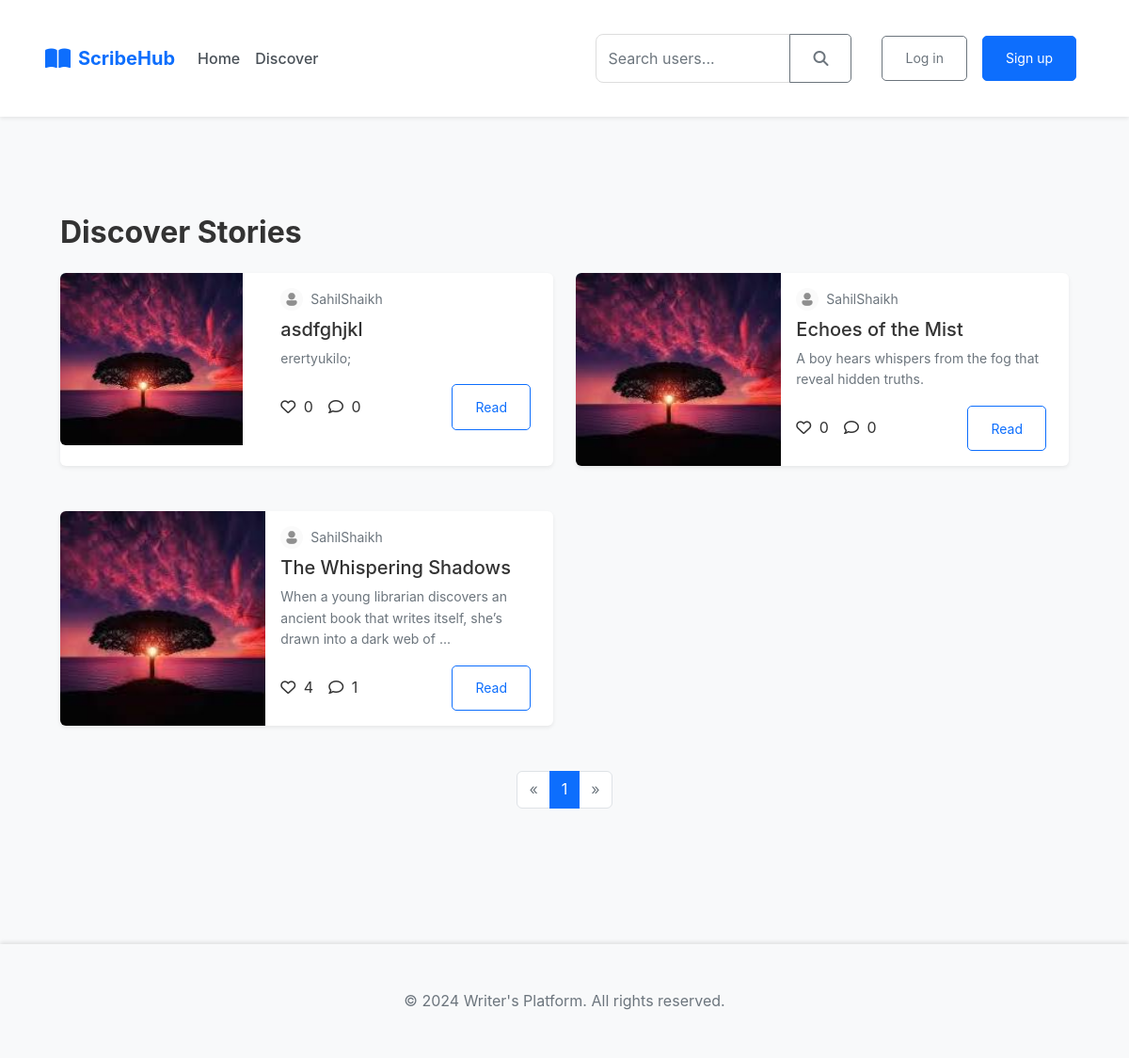
The app's page /discover with its own data.
### app/models.py (models this page shows, shortened)
class Story(db.Model):
    id = db.Column(db.Integer, primary_key=True)
    title = db.Column(db.String(200), nullable=False)
    content = db.Column(db.Text, nullable=False)
    summary = db.Column(db.Text)
    cover_image = db.Column(db.String(200))
    created_at = db.Column(db.DateTime, default=datetime.utcnow)
    updated_at = db.Column(db.DateTime, default=datetime.utcnow, onupdate=datetime.utcnow)
    is_published = db.Column(db.Boolean, default=False)
    is_premium = db.Column(db.Boolean, default=False)
    views = db.Column(db.Integer, default=0)
    likes = db.Column(db.Integer, default=0)
    author_id = db.Column(db.Integer, db.ForeignKey('user.id'), nullable=False)
    comments = db.relationship('Comment', backref='story', lazy='dynamic', cascade="all, delete-orphan")
    tags = db.relationship('Tag', secondary='story_tags', backref='stories')

class User(UserMixin, db.Model):
    id = db.Column(db.Integer, primary_key=True)
    username = db.Column(db.String(64), unique=True, nullable=False)
    email = db.Column(db.String(120), unique=True, nullable=False)
    password_hash = db.Column(db.String(128))
    profile_picture = db.Column(db.String(200), default='default.jpg')
    bio = db.Column(db.Text)
    created_at = db.Column(db.DateTime, default=datetime.utcnow)
    is_premium = db.Column(db.Boolean, default=False)
    stories = db.relationship('Story', backref='author', lazy='dynamic')
    followers = db.relationship('Follow', foreign_keys='Follow.followed_id', backref='followed', lazy='dynamic')
    following = db.relationship('Follow', foreign_keys='Follow.follower_id', backref='follower', lazy='dynamic')
    comments = db.relationship('Comment', backref='author', lazy='dynamic')
    saved_stories = db.relationship('Story', secondary='reading_list', backref=db.backref('saved_by', lazy='dynamic'))

### app/routes.py (the view, shortened to what this page needs)
@main.route('/discover')
def discover():
    page = request.args.get('page', 1, type=int)
    stories = Story.query.filter_by(is_published=True).order_by(Story.created_at.desc()).paginate(
        page=page, per_page=6, error_out=False)
    tags = Tag.query.all()
    return render_template('discover.html', title='Discover Stories', stories=stories, tags=tags)

### app/templates/discover.html (shortened to what this page needs)
{% extends "base.html" %}
{% block content %}
<div class="container py-5">
    <h1 class="h2 fw-bold mb-4">Discover Stories</h1>
    {% if stories.items %}
    <div class="row g-4">
        {% for story in stories.items %}
        <div class="col-md-6 mb-4">
            <div class="card h-100 border-0 shadow-sm">
                <div class="row g-0">
                    <div class="col-md-5">
                        {% if story.cover_image %}
                        <img src="{{ url_for('static', filename='uploads/' + story.cover_image) }}" class="img-fluid rounded-start h-100" style="object-fit: cover;" alt="{{ story.title }}">
                        {% else %}
                        <img src="{{ url_for('static', filename='images/default-cover.jpg') }}" class="img-fluid rounded-start h-100" style="object-fit: cover;" alt="Default Cover">
                        {% endif %}
                    </div>
                    <div class="col-md-7">
                        <div class="card-body d-flex flex-column h-100">
                            <div class="d-flex align-items-center mb-2">
                                <img src="{{ url_for('static', filename='uploads/' + story.author.profile_picture) if story.author.profile_picture else url_for('static', filename='images/default-avatar.jpg') }}" class="rounded-circle me-2" width="24" height="24" alt="{{ story.author.username }}">
                                <small class="text-muted">{{ story.author.username }}</small>
                            </div>
                            <h5 class="card-title">{{ story.title }}</h5>
                            <p class="card-text small text-muted">{{ story.summary[:100] }}{% if story.summary and story.summary|length > 100 %}...{% endif %}</p>
                            <div class="mt-auto">
                                <div class="d-flex justify-content-between align-items-center">
                                    <div class="d-flex align-items-center">
                                        <span class="me-3"><i class="far fa-heart me-1"></i> {{ story.likes }}</span>
                                        <span><i class="far fa-comment me-1"></i> {{ story.comments.count() }}</span>
                                    </div>
                                    <a href="{{ url_for('main.story', story_id=story.id) }}" class="btn btn-sm btn-outline-primary">Read</a>
                                </div>
                            </div>
                        </div>
                    </div>
                </div>
            </div>
        </div>
        {% endfor %}
    </div>
    <nav aria-label="Page navigation" class="mt-4">
        <ul class="pagination justify-content-center">
            {% if stories.has_prev %}
            <li class="page-item">
                <a class="page-link" href="{{ url_for('main.discover', page=stories.prev_num) }}" aria-label="Previous">
                    <span aria-hidden="true">&laquo;</span>
                </a>
            </li>
            {% else %}
            <li class="page-item disabled">
                <a class="page-link" href="#" aria-label="Previous">
                    <span aria-hidden="true">&laquo;</span>
                </a>
            </li>
            {% endif %}
            {% for page_num in stories.iter_pages(left_edge=1, right_edge=1, left_current=1, right_current=2) %}
                {% if page_num %}
                    {% if page_num == stories.page %}
                    <li class="page-item active"><a class="page-link" href="{{ url_for('main.discover', page=page_num) }}">{{ page_num }}</a></li>
                    {% else %}
                    <li class="page-item"><a class="page-link" href="{{ url_for('main.discover', page=page_num) }}">{{ page_num }}</a></li>
                    {% endif %}
                {% else %}
                    <li class="page-item disabled"><span class="page-link">...</span></li>
                {% endif %}
            {% endfor %}
            {% if stories.has_next %}
            <li class="page-item">
                <a class="page-link" href="{{ url_for('main.discover', page=stories.next_num) }}" aria-label="Next">
                    <span aria-hidden="true">&raquo;</span>
                </a>
            </li>
            {% else %}
            <li class="page-item disabled">
                <a class="page-link" href="#" aria-label="Next">
                    <span aria-hidden="true">&raquo;</span>
                </a>
            </li>
            {% endif %}
        </ul>
    </nav>
    {% endif %}
</div>
{% endblock %}

### app/templates/base.html (shortened to what this page needs)
<!DOCTYPE html>
<html lang="en">
<head>
    <link href="https://cdn.jsdelivr.net/npm/bootstrap@5.2.3/dist/css/bootstrap.min.css" rel="stylesheet">
    <link rel="stylesheet" href="https://cdnjs.cloudflare.com/ajax/libs/font-awesome/6.4.0/css/all.min.css">
    <link rel="stylesheet" href="{{ url_for('static', filename='css/style.css') }}">
</head>
<body>
    <nav class="navbar navbar-expand-lg navbar-light bg-white sticky-top">
        <div class="container">
            <a class="navbar-brand" href="{{ url_for('main.index') }}">
                <i class="fas fa-book-open"></i> ScribeHub
            </a>
            <div class="collapse navbar-collapse" id="navbarNav">
                <ul class="navbar-nav me-auto">
                    <li class="nav-item">
                        <a class="nav-link" href="{{ url_for('main.index') }}">Home</a>
                    </li>
                    <li class="nav-item">
                        <a class="nav-link" href="{{ url_for('main.discover') }}">Discover</a>
                    </li>
                </ul>
                <form class="search-form d-none d-md-flex me-3" action="{{ url_for('main.search') }}" method="GET">
                    <div class="input-group">
                        <input type="text" class="form-control" name="query" placeholder="Search users..." aria-label="Search">
                        <button class="btn btn-outline-secondary" type="submit">
                            <i class="fas fa-search"></i>
                        </button>
                    </div>
                </form>
                <div class="d-flex align-items-center">
                    {% if current_user.is_authenticated %}
                    <a href="{{ url_for('main.new_story') }}" class="btn btn-primary btn-sm me-3">
                        <i class="fas fa-pen me-1"></i> Write
                    </a>
                    <div class="dropdown">
                        <a href="#" class="d-flex align-items-center text-decoration-none dropdown-toggle" id="userDropdown" data-bs-toggle="dropdown" aria-expanded="false">
                            <img src="{{ url_for('static', filename='uploads/' + current_user.profile_picture) }}" alt="{{ current_user.username }}" class="avatar-sm me-2">
                            <span class="d-none d-md-inline">{{ current_user.username }}</span>
                        </a>
                        <ul class="dropdown-menu dropdown-menu-end" aria-labelledby="userDropdown">
                            <li><a class="dropdown-item" href="{{ url_for('main.profile', username=current_user.username) }}">Profile</a></li>
                            <li><a class="dropdown-item" href="{{ url_for('main.settings') }}">Settings</a></li>
                            <li><hr class="dropdown-divider"></li>
                            <li><a class="dropdown-item" href="{{ url_for('auth.logout') }}">Logout</a></li>
                        </ul>
                    </div>
                    {% else %}
                    <a href="{{ url_for('auth.login') }}" class="btn btn-outline-secondary btn-sm me-2">Log in</a>
                    <a href="{{ url_for('auth.register') }}" class="btn btn-primary btn-sm">Sign up</a>
                    {% endif %}
                </div>
            </div>
        </div>
    </nav>
    <main class="container mt-4">
        {% block content %}{% endblock %}
    </main>
    <footer class="footer mt-5 py-3 bg-light">
        <div class="container text-center">
            <span class="text-muted">© 2024 Writer's Platform. All rights reserved.</span>
        </div>
    </footer>
</body>
</html>

### app/static/css/style.css (style rules this page uses)
:root { --primary-color: #4a90e2; --secondary-color: #2c3e50; --background-color: #f5f6fa; --text-color: #2c3e50; --error-color: #e74c3c; }
* { margin: 0; padding: 0; box-sizing: border-box; }
body { font-family: 'Arial', sans-serif; line-height: 1.6; background-color: #f8f9fa; color: var(--text-color); min-height: 100vh; display: flex; flex-direction: column; }
main { flex: 1; }
.navbar { background-color: var(--secondary-color); padding: 1rem 2rem; display: flex; justify-content: space-between; align-items: center; box-shadow: 0 2px 4px rgba(0, 0, 0, 0.1); }
.container { max-width: 1200px; margin: 0 auto; padding: 2rem; }
.btn { display: inline-block; padding: 0.8rem 1.5rem; border-radius: 5px; text-decoration: none; margin: 0 0.5rem; transition: background-color 0.3s ease; }
.btn-primary { background-color: #007bff; color: white; border-color: #007bff; }
.form-control { width: 100%; padding: 0.75rem; border: 1px solid #ddd; border-radius: 0.5rem; font-size: 1rem; }
.card { box-shadow: 0 2px 4px rgba(0, 0, 0, 0.1); border: none; transition: transform 0.2s; }
.footer { margin-top: auto; background-color: #f8f9fa; padding: 1rem 0; box-shadow: 0 -2px 4px rgba(0, 0, 0, 0.1); }

### app/templates/base.html (style rules this page uses)
:root { --primary-color: #0d6efd; --primary-dark: #0a58ca; --secondary-color: #6c757d; --light-color: #f8f9fa; --dark-color: #212529; }
body { font-family: 'Inter', -apple-system, BlinkMacSystemFont, 'Segoe UI', Roboto, Oxygen, Ubuntu, Cantarell, 'Open Sans', 'Helvetica Neue', sans-serif; background-color: #f8f9fa; color: #333; }
.navbar { box-shadow: 0 2px 4px rgba(0, 0, 0, 0.08); background-color: #fff !important; padding: 0.25rem 1rem; line-height: 1.5; }
.navbar-brand { font-weight: 700; color: var(--primary-color) !important; display: flex; align-items: center; }
.navbar-brand i { color: var(--primary-color); margin-right: 0.5rem; font-size: 1.5rem; }
.nav-link { color: #495057 !important; font-weight: 500; padding: 0.5rem 1rem; }
.btn-primary { background-color: var(--primary-color); border-color: var(--primary-color); }
.btn-outline-primary { color: var(--primary-color); border-color: var(--primary-color); }
.search-form { width: 280px; }

### records on screen
Story: cover_image (picture), profile_picture (placeholder picture), author.username "SahilShaikh", title "asdfghjkl", summary "erertyukilo;", likes "0", comments.count "0"
Story: cover_image (picture), profile_picture (placeholder picture), author.username "SahilShaikh", title "Echoes of the Mist", summary "A boy hears whispers from the fog that reveal hidden truths.", likes "0", comments.count "0"
Story: cover_image (picture), profile_picture (placeholder picture), author.username "SahilShaikh", title "The Whispering Shadows", summary "When a young librarian discovers an ancient book that writes itself, she’s drawn into a dark web of", likes "4", comments.count "1"

### other values on screen
{{ page_num }} "1"
